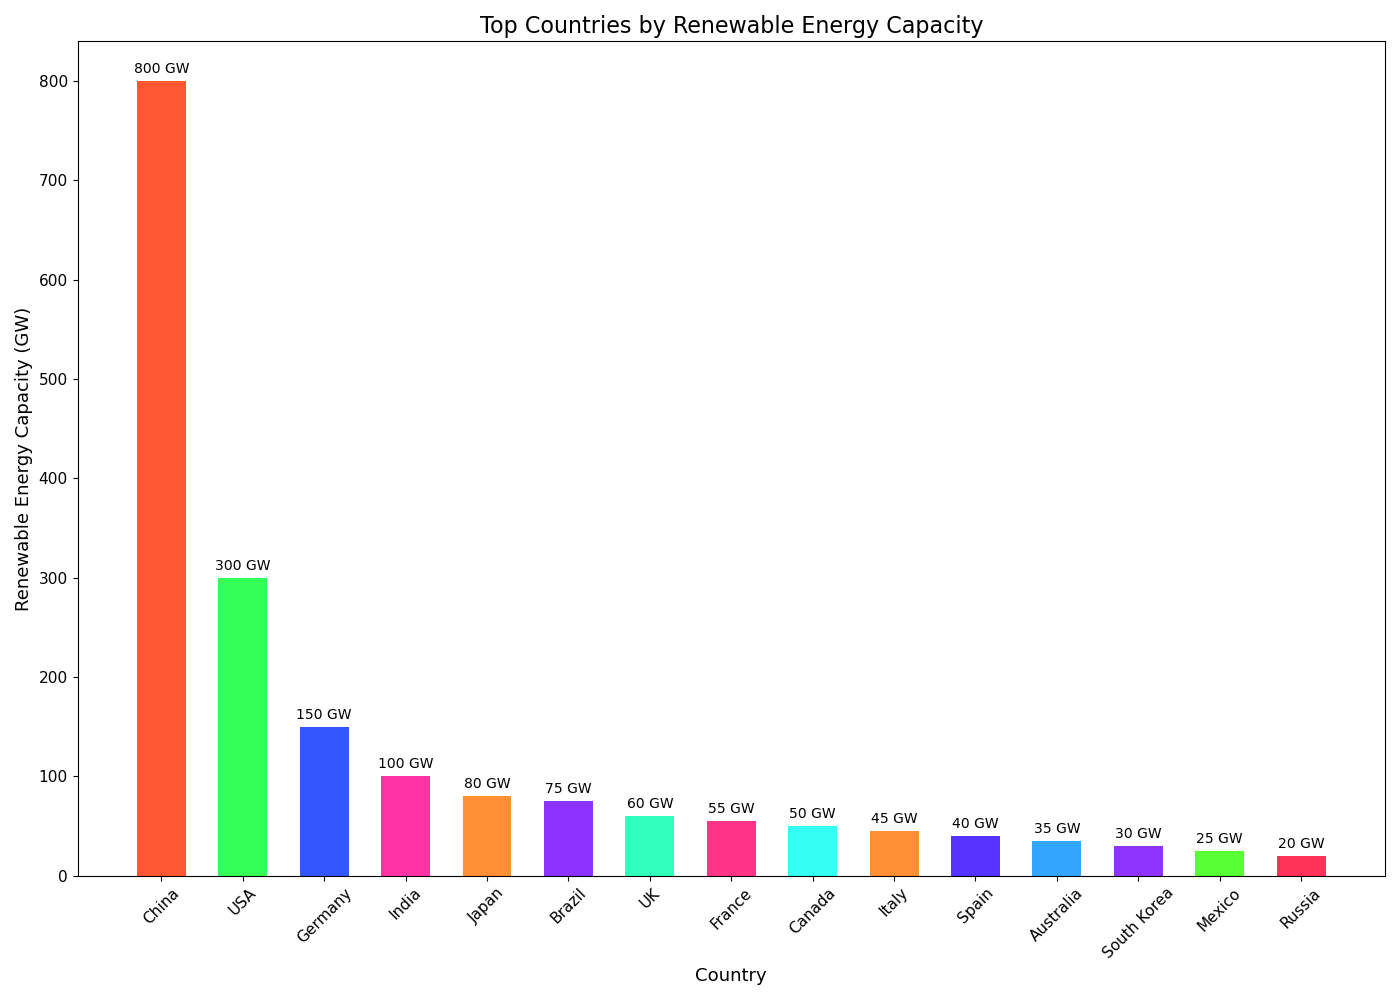

Python code for this plot:

import matplotlib.pyplot as plt

# Data
countries = [
    "China", "USA", "Germany", "India", "Japan", 
    "Brazil", "UK", "France", "Canada", "Italy", 
    "Spain", "Australia", "South Korea", "Mexico", "Russia"
]
renewable_capacity = [800, 300, 150, 100, 80, 75, 60, 55, 50, 45, 40, 35, 30, 25, 20]

# Colors for each country
colors = [
    '#FF5733', '#33FF57', '#3357FF', '#FF33A6', '#FF8F33',
    '#8D33FF', '#33FFBD', '#FF3387', '#33FFF3', '#FF8F33',
    '#5733FF', '#33A6FF', '#8F33FF', '#57FF33', '#FF3357'
]

# Plot
fig, ax = plt.subplots(figsize=(14, 10))
bars = ax.bar(countries, renewable_capacity, color=colors, width=0.6)

# Set the title and labels
ax.set_title('Top Countries by Renewable Energy Capacity', fontsize=16)
ax.set_ylabel('Renewable Energy Capacity (GW)', fontsize=13)
ax.set_xlabel('Country', fontsize=13)

# Customize the tick labels
plt.xticks(rotation=45, fontsize=11)
plt.yticks(fontsize=11)

# Add the data values on the bars
for bar in bars:
    height = bar.get_height()
    label_y_pos = height + 5
    ax.text(bar.get_x() + bar.get_width()/2, label_y_pos, f'{height} GW', ha='center', va='bottom')

# Show the plot
plt.tight_layout()
plt.show()
